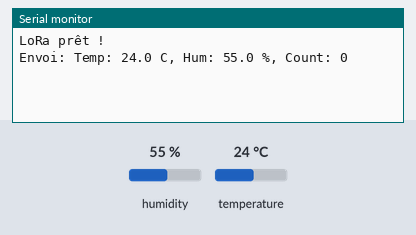
The program below on a simulated Arduino Nano, built with avr-gcc and run on an emulated ATmega328P. On the bench: the last lines printed to the serial monitor. The inputs (shaded band) are chosen by the test bench; at power-on: humidity 55 %, temperature 24 °C. No radio packets arrive unless stated.

Above: at 3.2 s.
3.3 s: humidity set to 22 %
At 8.5 s:
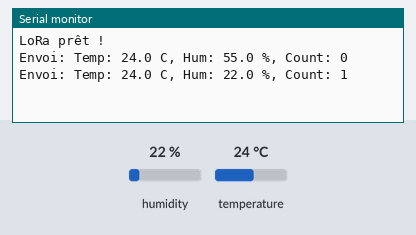
9.0 s: temperature set to 12 °C
At 13.5 s:
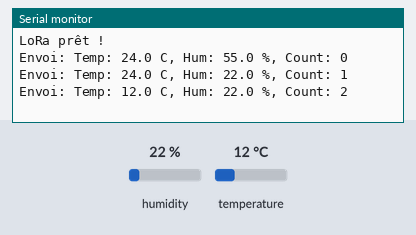
14.7 s: humidity set to 40 %
At 18.6 s:
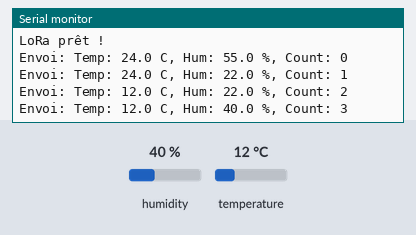
Timing chart, 0 to 20.1 s (numbered marks = the images above; inputs shaded):
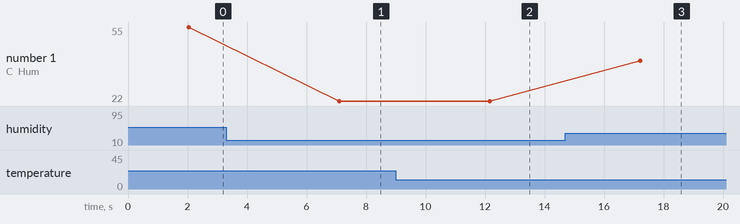

Measured:
- after the input at 3.3 s, the serial monitor: prints a new line after 3.8 s (image 1)
- after the input at 9.0 s, the serial monitor: prints a new line after 3.2 s (image 2)
- after the input at 14.7 s, the serial monitor: prints a new line after 2.5 s (image 3)
- plotted number 1: 55 → 22 after the input at 3.3 s, 22 → 40 after the input at 14.7 s

The program:

main.cpp
```cpp
#include <Arduino.h>
#include <SPI.h>
#include <LoRa.h>
#include <DHT.h>

// === DHT22 ===
#define DHTPIN 2
#define DHTTYPE DHT22
DHT dht(DHTPIN, DHTTYPE);

// === LoRa Pins ===
#define SS 10
#define RST 9
#define DIO0 2

// LoRa frequency
#define LORA_FREQ 433E6

int count = 0;

void setup() {
  Serial.begin(9600);
  while (!Serial);

  dht.begin();
  delay(2000);  // Pause initiale

  LoRa.setPins(SS, RST, DIO0);
  if (!LoRa.begin(LORA_FREQ)) {
    Serial.println("Erreur init LoRa");
    while (true);
  }
  LoRa.setTxPower(15); // puissance TX
  Serial.println("LoRa prêt !");
}

void loop() {
  float t = dht.readTemperature();
  float h = dht.readHumidity();

  if (isnan(t) || isnan(h)) {
    Serial.println("Erreur lecture DHT22");
    delay(5000);
    return;
  }

  String msg = "Temp: " + String(t, 1) + " C, Hum: " + String(h, 1) + " %, Count: " + String(count);
  Serial.println("Envoi: " + msg);

  LoRa.beginPacket();
  LoRa.print(msg);
  LoRa.endPacket();

  count++;
  delay(5000);
}
```
